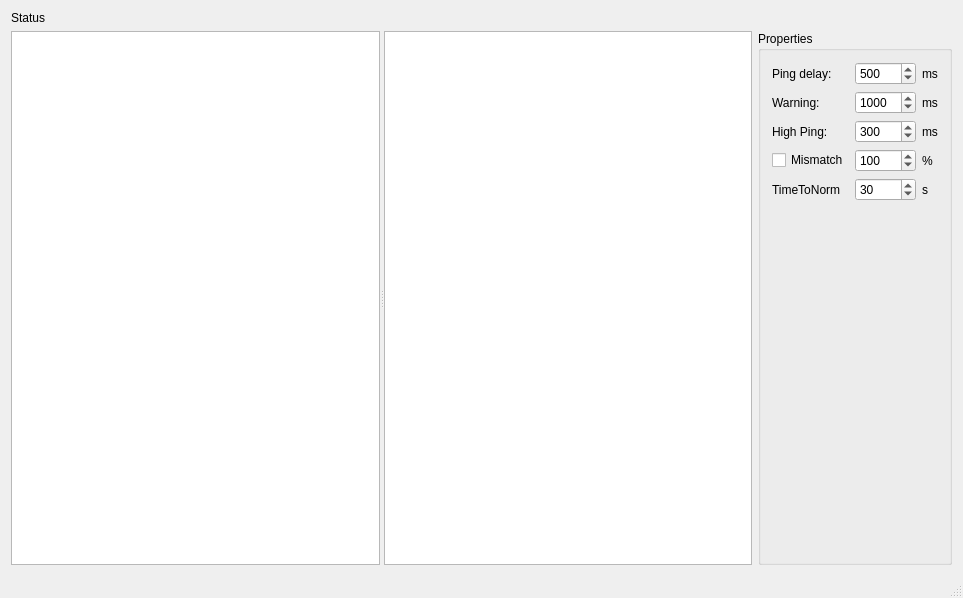
<?xml version="1.0" encoding="UTF-8"?>
<ui version="4.0">
 <class>MainWindow</class>
 <widget class="QMainWindow" name="MainWindow">
  <property name="geometry">
   <rect>
    <x>0</x>
    <y>0</y>
    <width>963</width>
    <height>598</height>
   </rect>
  </property>
  <property name="windowTitle">
   <string>MainWindow</string>
  </property>
  <widget class="QWidget" name="centralWidget">
   <layout class="QVBoxLayout" name="verticalLayout">
    <item>
     <widget class="QLabel" name="labelStatus">
      <property name="text">
       <string>Status</string>
      </property>
     </widget>
    </item>
    <item>
     <layout class="QHBoxLayout" name="horizontalLayout">
      <item>
       <widget class="QSplitter" name="splitter">
        <property name="orientation">
         <enum>Qt::Horizontal</enum>
        </property>
        <widget class="QTextEdit" name="textEditLog">
         <property name="readOnly">
          <bool>true</bool>
         </property>
        </widget>
        <widget class="QTextEdit" name="textEditPing">
         <property name="readOnly">
          <bool>true</bool>
         </property>
        </widget>
       </widget>
      </item>
      <item>
       <widget class="QGroupBox" name="groupSettings">
        <property name="title">
         <string>Properties</string>
        </property>
        <layout class="QHBoxLayout" name="horizontalLayout_2">
         <item>
          <layout class="QGridLayout" name="gridLayout">
           <item row="0" column="0">
            <widget class="QLabel" name="labelSettings1">
             <property name="text">
              <string>Ping delay: </string>
             </property>
            </widget>
           </item>
           <item row="1" column="0">
            <widget class="QLabel" name="labelSettings_2">
             <property name="text">
              <string>Warning:</string>
             </property>
            </widget>
           </item>
           <item row="3" column="1">
            <widget class="QSpinBox" name="spinBoxMismatchPercent">
             <property name="minimum">
              <number>10</number>
             </property>
             <property name="maximum">
              <number>10000</number>
             </property>
             <property name="singleStep">
              <number>10</number>
             </property>
             <property name="value">
              <number>100</number>
             </property>
            </widget>
           </item>
           <item row="5" column="0">
            <spacer name="verticalSpacer">
             <property name="orientation">
              <enum>Qt::Vertical</enum>
             </property>
             <property name="sizeHint" stdset="0">
              <size>
               <width>20</width>
               <height>40</height>
              </size>
             </property>
            </spacer>
           </item>
           <item row="3" column="0">
            <widget class="QCheckBox" name="checkBoxMismatch">
             <property name="text">
              <string>Mismatch</string>
             </property>
             <property name="checked">
              <bool>false</bool>
             </property>
            </widget>
           </item>
           <item row="1" column="1">
            <widget class="QSpinBox" name="spinBoxPingWarning">
             <property name="minimum">
              <number>100</number>
             </property>
             <property name="maximum">
              <number>30000</number>
             </property>
             <property name="singleStep">
              <number>100</number>
             </property>
             <property name="value">
              <number>1000</number>
             </property>
            </widget>
           </item>
           <item row="2" column="2">
            <widget class="QLabel" name="labelMs_3">
             <property name="text">
              <string>ms</string>
             </property>
            </widget>
           </item>
           <item row="0" column="1">
            <widget class="QSpinBox" name="spinBoxPingDelay">
             <property name="minimum">
              <number>100</number>
             </property>
             <property name="maximum">
              <number>20000</number>
             </property>
             <property name="singleStep">
              <number>100</number>
             </property>
             <property name="value">
              <number>500</number>
             </property>
            </widget>
           </item>
           <item row="0" column="2">
            <widget class="QLabel" name="labelMs1">
             <property name="text">
              <string>ms</string>
             </property>
            </widget>
           </item>
           <item row="2" column="1">
            <widget class="QSpinBox" name="spinBoxHighPing">
             <property name="minimum">
              <number>50</number>
             </property>
             <property name="maximum">
              <number>1000</number>
             </property>
             <property name="singleStep">
              <number>50</number>
             </property>
             <property name="value">
              <number>300</number>
             </property>
            </widget>
           </item>
           <item row="1" column="2">
            <widget class="QLabel" name="labelMs_2">
             <property name="text">
              <string>ms</string>
             </property>
            </widget>
           </item>
           <item row="3" column="2">
            <widget class="QLabel" name="labelMs_4">
             <property name="text">
              <string>%</string>
             </property>
            </widget>
           </item>
           <item row="2" column="0">
            <widget class="QLabel" name="labelSettings_3">
             <property name="text">
              <string>High Ping:</string>
             </property>
            </widget>
           </item>
           <item row="4" column="0">
            <widget class="QLabel" name="labelSettings_4">
             <property name="text">
              <string>TimeToNorm</string>
             </property>
            </widget>
           </item>
           <item row="4" column="2">
            <widget class="QLabel" name="labelMs_5">
             <property name="text">
              <string>s</string>
             </property>
            </widget>
           </item>
           <item row="4" column="1">
            <widget class="QSpinBox" name="spinBoxTimeToNorm">
             <property name="minimum">
              <number>1</number>
             </property>
             <property name="maximum">
              <number>3600</number>
             </property>
             <property name="value">
              <number>30</number>
             </property>
            </widget>
           </item>
          </layout>
         </item>
        </layout>
       </widget>
      </item>
     </layout>
    </item>
   </layout>
  </widget>
  <widget class="QMenuBar" name="menuBar">
   <property name="geometry">
    <rect>
     <x>0</x>
     <y>0</y>
     <width>963</width>
     <height>22</height>
    </rect>
   </property>
  </widget>
  <widget class="QStatusBar" name="statusBar"/>
 </widget>
 <layoutdefault spacing="6" margin="11"/>
 <resources/>
 <connections/>
</ui>
